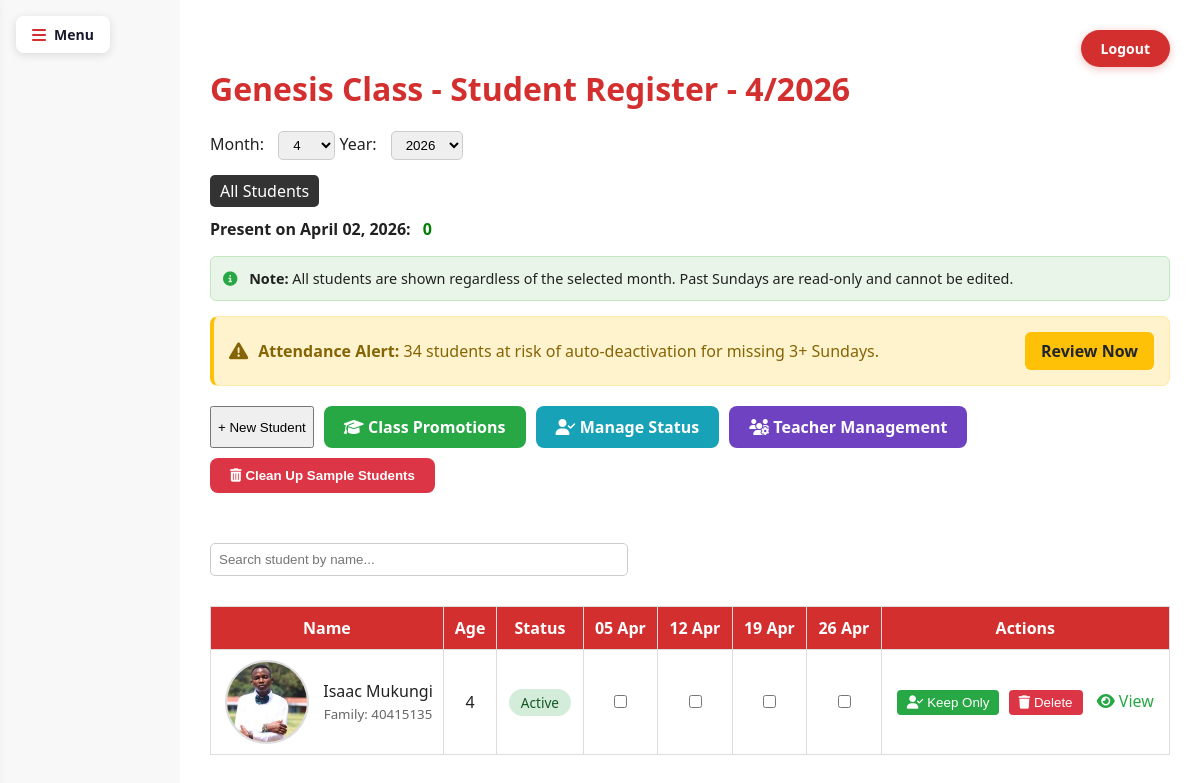
The page /dashboard?class_name=Genesis (signed in) on the database its author committed.
### app.py (models this page shows)
class Student(db.Model):
    id = db.Column(db.Integer, primary_key=True)
    name = db.Column(db.String(100), nullable=False)
    dob = db.Column(db.String(20), nullable=False)
    parent = db.Column(db.String(100))
    contact = db.Column(db.String(50))
    student_class = db.Column(db.String(50))
    status = db.Column(db.String(10), default="active")
    deletion_requested = db.Column(db.Boolean, default=False)
    profile_image = db.Column(db.String(200))  # Store image filename
    family_id = db.Column(db.String(50))  # For grouping family members

### app.py (the view, shortened to what this page needs)
@app.route("/dashboard", methods=["GET", "POST"])
def dashboard():
    if "user" not in session:
        return redirect(url_for("home"))
    user_role = session.get("role")
    assigned_class = session.get("assigned_class")
    today = date.today()
    month = int(request.args.get("month", today.month))
    year = int(request.args.get("year", today.year))
    selected_class = request.args.get("class_name")
    if user_role == "teacher" and assigned_class and not selected_class:
        selected_class = assigned_class
    sundays = get_sundays(year, month)
    current_sunday = None
    if today.weekday() == 6:  # Today is Sunday
        current_sunday = today
    else:
        for sunday in reversed(sundays):
            if sunday <= today:
                current_sunday = sunday
                break
    if current_sunday is None:
        current_sunday = today
    if selected_class:
        if user_role == "admin" and request.args.get("show_all") == "1":
            filtered_students = Student.query.filter(
                Student.student_class == selected_class,
                Student.status == "active"
            ).all()
        else:
            filtered_students = Student.query.filter(
                Student.student_class == selected_class,
                Student.status == "active",
                Student.profile_image != None
            ).all()
    at_risk_count = 0
    if session.get("role") == "admin":
        today = datetime.now()
        check_sundays = []
        current_date = today
        for _ in range(4):
            days_back = (current_date.weekday() + 1) % 7
            if days_back == 0 and current_date.date() == today.date():
                days_back = 7
            sunday = current_date - timedelta(days=days_back)
            check_sundays.append(sunday.date())
            current_date = sunday - timedelta(days=1)
        all_active_students = Student.query.filter_by(status='active').all()
        for student in all_active_students:
            missed_count = 0
            for sunday in check_sundays:
                attendance = Attendance.query.filter_by(student_id=student.id, date=sunday).first()
                if not attendance or not attendance.present:
                    missed_count += 1
            if missed_count >= 3:  # At risk if missed 3+ Sundays
                at_risk_count += 1
    return render_template("dashboard.html",
                           students=filtered_students,
                           sundays=sundays,
                           month=month,
                           year=year,
                           selected_class=selected_class,
                           current_sunday=current_sunday,
                           at_risk_count=at_risk_count)

### app.py (called while the page is built)
def get_sundays(year, month):
    sundays = []
    cal = calendar.Calendar()
    for day in cal.itermonthdates(year, month):
        if day.weekday() == 6 and day.month == month:
            sundays.append(day)
    return sundays

@app.template_filter('todatetime')
def to_datetime_filter(s):
    return datetime.strptime(s, "%Y-%m-%d")

@app.context_processor
def inject_now():
    return {'now': datetime.now}

@app.context_processor
def utility_functions():
    def attendance_present(student_id, sunday):
        record = Attendance.query.filter_by(student_id=student_id, date=sunday).first()
        return record.present if record else False
    return dict(attendance_present=attendance_present)

### templates/dashboard.html (shortened to what this page needs)
<!DOCTYPE html>
<html lang="en">
<head>
    <link rel="stylesheet" href="https://cdnjs.cloudflare.com/ajax/libs/font-awesome/6.5.0/css/all.min.css">
    <link rel="stylesheet" href="{{ url_for('static', filename='css/styles.css') }}">
</head>
<body>
<div class="container">
<div class="sidebar-toggle" id="sidebarToggle" title="Open Menu"><i class="fas fa-bars"></i> Menu</div>
    <main class="register">
        <div style="text-align: right;">
            <a href="{{ url_for('logout') }}" class="logout-btn">Logout</a>
        </div>
        <h1>
            {% if selected_class %}
                {{ selected_class }} Class -
            {% endif %}
            Student Register - {{ month }}/{{ year }}
        </h1>
        <form method="get">
            <label>Month:
                <select name="month" onchange="this.form.submit()">
                    {% for m in range(1, 13) %}
                        <option value="{{ m }}" {% if m == month %}selected{% endif %}>{{ m }}</option>
                    {% endfor %}
                </select>
            </label>
            <label>Year:
                <select name="year" onchange="this.form.submit()">
                    {% for y in range(2023, 2036) %}
                        <option value="{{ y }}" {% if y == year %}selected{% endif %}>{{ y }}</option>
                    {% endfor %}
                </select>
            </label>
        </form>
        <a href="{{ url_for('all_students') }}" style="padding: 5px 10px; background: #333; color: white; border-radius: 5px; text-decoration: none;">
    All Students
</a>
        <p><strong>Present on {{ current_sunday.strftime('%B %d, %Y') }}:</strong> <span id="presentCount">0</span></p>
        <div style="background: #e8f5e8; border: 1px solid #c3e6c3; border-radius: 6px; padding: 12px; margin-bottom: 15px; font-size: 0.9rem;">
            <i class="fas fa-info-circle" style="color: #28a745; margin-right: 8px;"></i>
            <strong>Note:</strong> All students are shown regardless of the selected month.
            Past Sundays are read-only and cannot be edited.
        </div>
        {% if session["role"] == "admin" and at_risk_count > 0 %}
        <div style="background: #fff3cd; border: 1px solid #ffeaa7; border-radius: 8px; padding: 15px; margin-bottom: 20px; border-left: 4px solid #ffc107;">
            <div style="display: flex; align-items: center; gap: 10px;">
                <i class="fas fa-exclamation-triangle" style="color: #856404; font-size: 1.2rem;"></i>
                <div>
                    <strong style="color: #856404;">Attendance Alert:</strong>
                    <span style="color: #856404;">{{ at_risk_count }} student{{ 's' if at_risk_count != 1 else '' }} at risk of auto-deactivation for missing 3+ Sundays.</span>
                </div>
                <a href="{{ url_for('manage_status') }}" style="background: #ffc107; color: #212529; padding: 8px 16px; border-radius: 6px; text-decoration: none; font-weight: 600; margin-left: auto;">
                    Review Now
                </a>
            </div>
        </div>
        {% endif %}
        <div style="margin-bottom: 20px; display: flex; gap: 10px; flex-wrap: wrap;">
            <button id="openModalBtn">+ New Student</button>
            {% if session["role"] == "admin" %}
            <a href="{{ url_for('promote_students') }}" style="background: #28a745; color: white; border: none; padding: 10px 20px; border-radius: 8px; text-decoration: none; font-weight: 600;">
                <i class="fas fa-graduation-cap"></i> Class Promotions
            </a>
            <a href="{{ url_for('manage_status') }}" style="background: #17a2b8; color: white; border: none; padding: 10px 20px; border-radius: 8px; text-decoration: none; font-weight: 600;">
                <i class="fas fa-user-check"></i> Manage Status
            </a>
            <a href="{{ url_for('admin_teachers') }}" style="background: #6f42c1; color: white; border: none; padding: 10px 20px; border-radius: 8px; text-decoration: none; font-weight: 600;">
                <i class="fas fa-users-cog"></i> Teacher Management
            </a>
            <form method="POST" action="{{ url_for('delete_sample_students') }}" style="display: inline;" onsubmit="return confirm('Are you sure you want to delete all sample students (without profile photos)? This cannot be undone.');">
                <button type="submit" style="background: #dc3545; color: white; border: none; padding: 10px 20px; border-radius: 8px; font-weight: 600; cursor: pointer;">
                    <i class="fas fa-trash-alt"></i> Clean Up Sample Students
                </button>
            </form>
            {% endif %}
        </div>
        <input type="text" id="searchInput" placeholder="Search student by name..." style="padding: 8px; margin-bottom: 15px; width: 100%; max-width: 400px; border-radius: 5px; border: 1px solid #ccc;">
        <table id="studentTable">
            <thead>
                <tr>
                    <th>Name</th>
                    <th>Age</th>
                    <th>Status</th>
                    {% for sunday in sundays %}
                        <th style="{% if sunday < now().date() %}color: #6c757d; font-style: italic;{% endif %}">
                            {{ sunday.strftime('%d %b') }}
                        </th>
                    {% endfor %}
                    {% if session["role"] == "admin" %}
                        <th>Actions</th>
                    {% endif %}
                </tr>
            </thead>
            <tbody>
    {% for student in students %}
    <tr {% if student.deletion_requested %} style="background-color: #eee; color: gray;" {% endif %}>
        <td>
            <div style="display: flex; align-items: center; gap: 10px;">
                {% if student.profile_image %}
                    <img src="{{ url_for('static', filename='uploads/profiles/' + student.profile_image) }}"
                         alt="{{ student.name }}"
                         onclick="showLargeImage('{{ url_for('static', filename='uploads/profiles/' + student.profile_image) }}')"
                         class="student-photo"
                         onmouseover="this.style.transform='scale(1.1)'" onmouseout="this.style.transform='scale(1)'">
                {% endif %}
                <div>
                    {{ student.name }}
                    {% if student.family_id %}
                        <br><small style="color: #666;">Family: {{ student.family_id }}</small>
                    {% endif %}
                </div>
            </div>
        </td>
        <td>
            {% set birth = student.dob | todatetime %}
            {% set age = ((now() - birth).days // 365) %}
            {{ age }}
        </td>
        <td>
            <span style="padding: 4px 12px; border-radius: 20px; font-size: 0.85rem; font-weight: 500;
                         background: {{ '#d4edda' if student.status == 'active' else '#f8d7da' }};
                         color: {{ '#155724' if student.status == 'active' else '#721c24' }};">
                {{ 'Active' if student.status == 'active' else 'Inactive' }}
            </span>
        </td>
        {% for sunday in sundays %}
  {% if not student.deletion_requested and student.status == "active" %}
  <td>
    {% set is_past_sunday = sunday < now().date() %}
    {% set is_other_class = session.get('role') == 'teacher' and session.get('assigned_class') != student.student_class %}
    <input type="checkbox"
           class="attendance-checkbox"
           data-sid="{{ student.id }}"
           data-date="{{ sunday.strftime('%Y-%m-%d') }}"
           >
  </td>
{% else %}
  <td></td>
{% endif %}
        {% endfor %}
        <td>
            {% if session["role"] == "teacher" and not student.deletion_requested and session.get('assigned_class') == student.student_class %}
                <form action="{{ url_for('mark_for_deletion', student_id=student.id) }}" method="POST">
            <button type="submit" title="Request Deletion" style="background: transparent; border: none; color: rgb(0, 0, 0); cursor: pointer;">
                <i class="fas fa-trash"></i>
            </button>
                </form>
            {% elif session["role"] == "teacher" and not student.deletion_requested and session.get('assigned_class') != student.student_class %}
                <span style="color: #6c757d; font-style: italic; font-size: 0.9rem;">View Only</span>
{% elif session["role"] == "admin" and not student.deletion_requested %}
                  <button onclick="keepOnlyStudent({{ student.id }}, '{{ student.name }}')"
                          title="Keep Only This Student - Delete All Others"
                          style="background: #28a745; color: white; border: none; padding: 5px 10px; border-radius: 4px; cursor: pointer; margin-right: 5px;">
                      <i class="fas fa-user-check"></i> Keep Only
                  </button>
                  <button onclick="deleteStudent({{ student.id }}, '{{ student.name }}')"
                          title="Delete Student Permanently"
                          style="background: #dc3545; color: white; border: none; padding: 5px 10px; border-radius: 4px; cursor: pointer; margin-right: 5px;">
                      <i class="fas fa-trash"></i> Delete
                  </button>
                  <a href="{{ url_for('student_detail', student_id=student.id) }}"
                     title="View Student Details"
                     style="color: #28a745; text-decoration: none; margin-left: 5px;">
                     <i class="fas fa-eye"></i> View
                  </a>
              {% endif %}
         </td>
    </tr>
    {% endfor %}
</tbody>
        </table>
    </main>
</div>
</body>
</html>

### static/css/styles.css (style rules this page uses)
body { font-family: 'Segoe UI', sans-serif; margin: 0; padding: 0; background-color: #f8f8f8; color: #212121; }
input[type="text"], input[type="password"], input[type="date"] { width: 100%; padding: 10px; margin: 10px 0; border: 1px solid #ccc !important; border-radius: 5px; font-weight: normal !important; outline: none !important; transition: border 0.2s ease; }
.container { display: flex; height: 100vh; overflow: hidden; }
.register { margin-left: 180px; padding: 30px; background-color: #fff; height: 100vh; overflow-y: auto; overflow-x: scroll; flex: 1; }
.register h1 { color: #D32F2F; margin-top: 0; }
form { margin-bottom: 20px; }
form select { padding: 5px 10px; margin-left: 10px; border-radius: 5px; border: 1px solid #ccc; }
table { width: 100%; border-collapse: collapse; margin-top: 15px; background: #fff; border: 1px solid #ddd; }
th, td { border: 1px solid #ddd; padding: 10px; text-align: center; }
th { background-color: #D32F2F; color: white; }
#presentCount { color: green; font-weight: bold; margin-left: 8px; }
.sidebar-toggle { display: none; font-size: 26px; padding: 15px; background-color: #D32F2F; color: white; cursor: pointer; }
img.student-photo { width: 80px; height: 80px; border-radius: 50%; object-fit: cover; background-position: center; background-repeat: no-repeat; border: 2px solid #ddd; }
img.student-photo, img.profile-image, img.student-detail-photo { width: 80px; height: 80px; border-radius: 50% !important; object-fit: cover !important; object-position: center; background-color: #f0f0f0; border: 2px solid #ddd; display: block; }
img.student-photo, img.profile-image { margin: 0 auto; display: block; }
td img.student-photo { display: block; margin-left: auto; margin-right: auto; text-align: center; }
.sidebar-toggle { display: flex; align-items: center; gap: 8px; position: fixed; top: 16px; left: 16px; z-index: 1001; cursor: pointer; font-size: 0.875rem; font-weight: 600; color: #1a1a2e; background: #fff; padding: 9px 16px; border-radius: 8px; box-shadow: 0 2px 10px rgba(0, 0, 0, 0.12); transition: box-shadow 0.2s ease, transform 0.15s ease; user-select: none; }
.sidebar-toggle i { color: #D32F2F; font-size: 1rem; }
.logout-btn { color: #ffffff; background-color: #D32F2F; border-radius: 25px; padding: 9px 20px; font-weight: 600; font-size: 0.875rem; text-decoration: none; transition: background 0.2s ease, transform 0.15s ease, box-shadow 0.2s ease; box-shadow: 0 2px 8px rgba(211, 47, 47, 0.3); display: inline-block; }

### rows shown on the page
Student: student_class "Genesis", profile_image (picture), name "Isaac Mukungi", family_id "40415135", age "4", status "Active"

### other values the page prints
{{ month }} "4"
{{ year }} "2026"
{{ current_sunday.strftime('%B %d, %Y') }} "April 02, 2026"
{{ at_risk_count }} "34"
{{ 's' if at_risk_count != 1 else '' }} "s"
{{ sunday.strftime('%d %b') }} "05 Apr" "12 Apr" "19 Apr" "26 Apr"
form field month "4"
form field year "2026"
